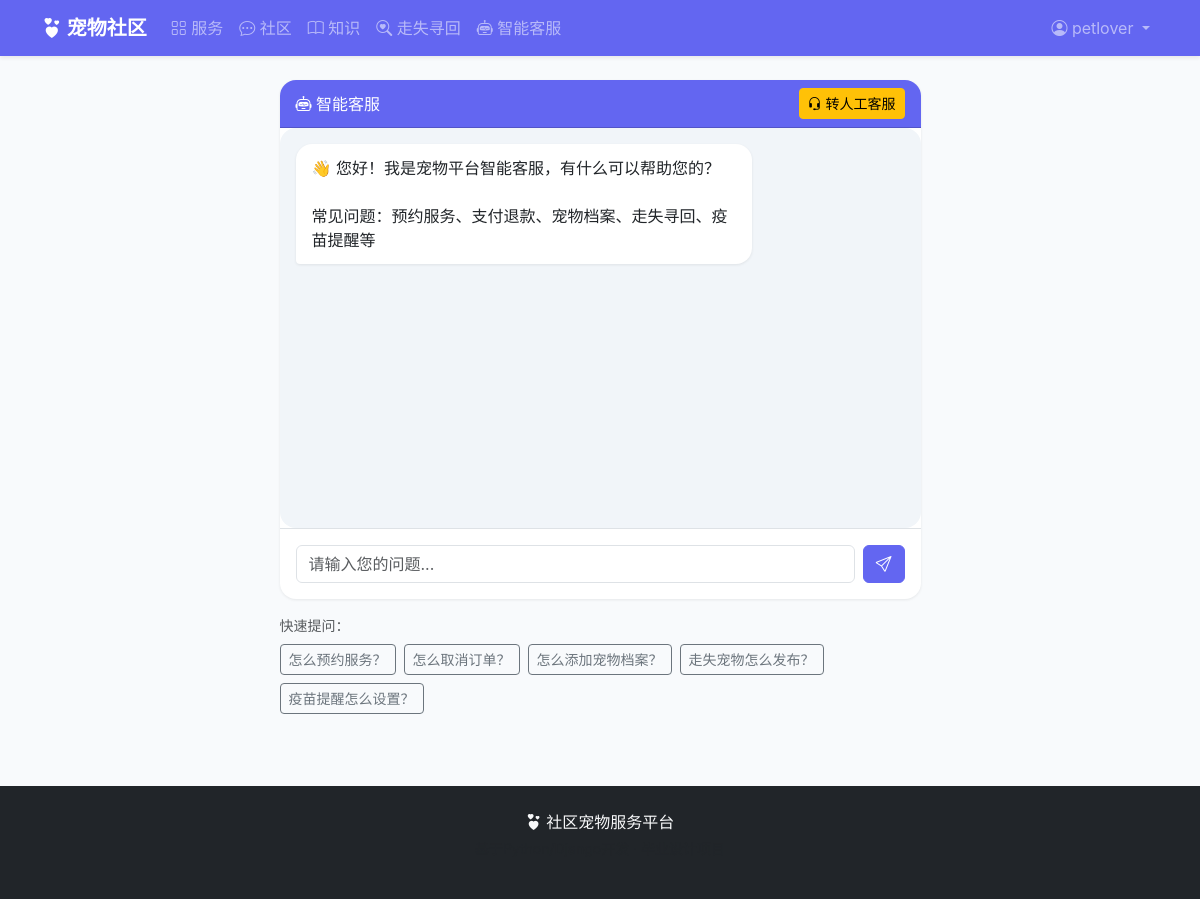
/chatbot/ (signed in), run on an earlier commit of the app's database.
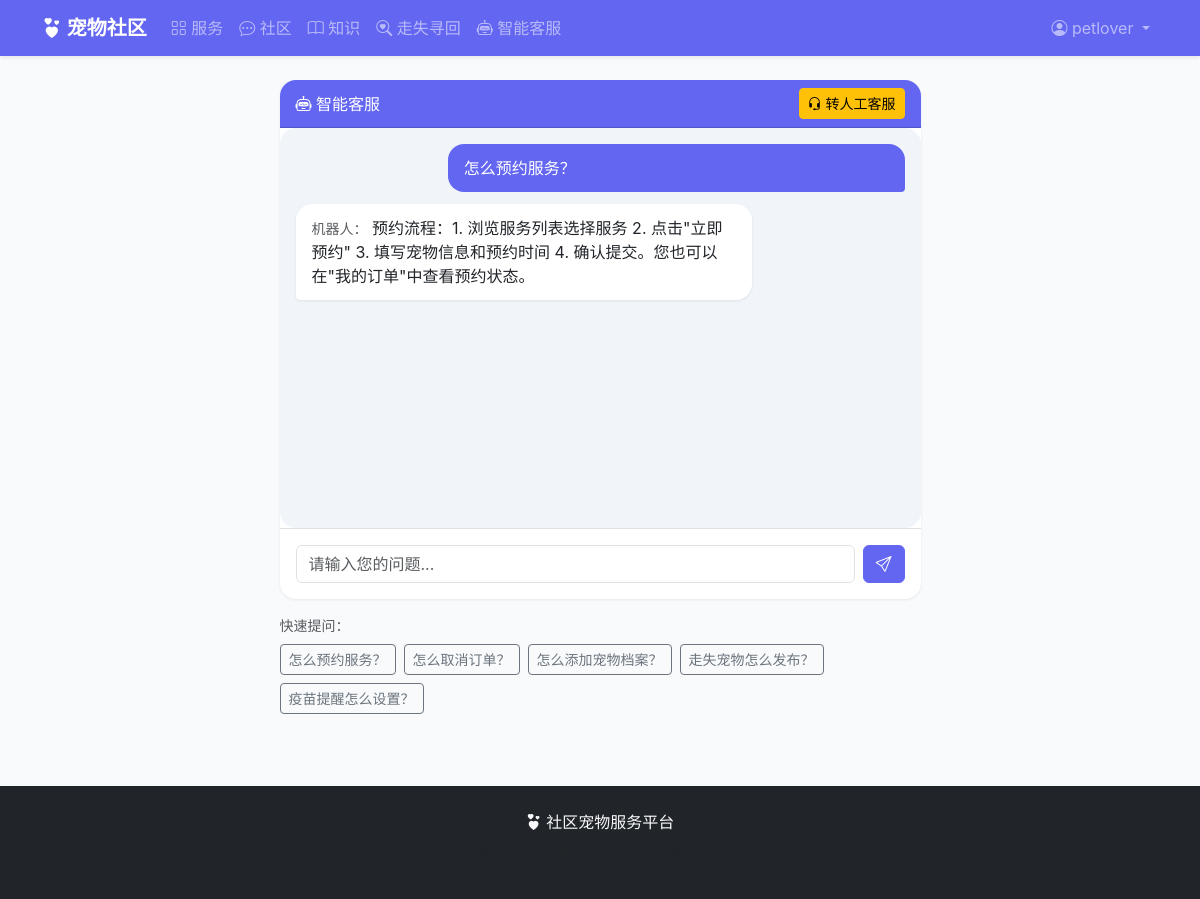
And on a later commit of the database.
### chatbot/models.py (models this page shows, shortened)
class ChatMessage(models.Model):
    ROLE_CHOICES = (
        ('user', '用户'),
        ('bot', '机器人'),
        ('agent', '人工客服'),
    )
    session_key = models.CharField('会话标识', max_length=64, db_index=True)
    user = models.ForeignKey(settings.AUTH_USER_MODEL, on_delete=models.CASCADE,
                             null=True, blank=True, related_name='chat_messages', verbose_name='用户')
    role = models.CharField('角色', max_length=10, choices=ROLE_CHOICES)
    content = models.TextField('内容')
    created_at = models.DateTimeField('发送时间', auto_now_add=True)
    class Meta:
        verbose_name = '对话记录'
        verbose_name_plural = '对话记录'
        ordering = ['created_at']

### chatbot/views.py (the view)
# urls.py: path('', views.chatbot_page, name='chat'),
def chatbot_page(request):
    session_key = _get_session_key(request)
    messages_qs = ChatMessage.objects.filter(session_key=session_key)
    if request.user.is_authenticated:
        messages_qs = ChatMessage.objects.filter(
            models.Q(session_key=session_key) | models.Q(user=request.user)
        )
    active_manual = None
    if request.user.is_authenticated:
        active_manual = ManualRequest.objects.filter(
            user=request.user, status='active'
        ).first()
    return render(request, 'chatbot/chat.html', {
        'chat_messages': messages_qs.order_by('created_at')[:100],
        'active_manual': active_manual,
    })

### accounts/models.py (called while the page is built)
    @property
    def is_provider(self):
        return self.role == 'provider'

    @property
    def is_admin_role(self):
        return self.role == 'admin'

### chatbot/views.py (called while the page is built)
def _get_session_key(request):
    if not request.session.session_key:
        request.session.create()
    return request.session.session_key

### templates/chatbot/chat.html (shortened to what this page needs)
{% extends 'base.html' %}
{% block content %}
<div class="row justify-content-center">
    <div class="col-md-7">
        <div class="card">
            <div class="card-header bg-primary text-white d-flex justify-content-between align-items-center">
                <span><i class="bi bi-robot"></i> 智能客服</span>
                {% if user.is_authenticated %}
                <form method="post" action="{% url 'chatbot:request_manual' %}" class="d-inline">
                    <button class="btn btn-sm btn-warning"><i class="bi bi-headset"></i> 转人工客服</button>
                </form>
                {% endif %}
            </div>
            <div class="card-body p-0">
                <div class="chat-messages" id="chatBox">
                    {% for msg in chat_messages %}
                    <div class="chat-msg {% if msg.role == 'user' %}user{% else %}bot{% endif %}">
                        {% if msg.role != 'user' %}<small class="text-muted">{% if msg.role == 'agent' %}人工客服{% else %}机器人{% endif %}：</small>{% endif %}
                        {{ msg.content }}
                    </div>
                    {% empty %}
                    <div class="chat-msg bot">
                        👋 您好！我是宠物平台智能客服，有什么可以帮助您的？
                        <br><br>常见问题：预约服务、支付退款、宠物档案、走失寻回、疫苗提醒等
                    </div>
                    {% endfor %}
                </div>
                <div class="p-3 border-top">
                    <form id="chatForm" class="d-flex gap-2">
                        <input type="text" id="msgInput" class="form-control" placeholder="请输入您的问题..." required>
                        <button type="submit" class="btn btn-primary"><i class="bi bi-send"></i></button>
                    </form>
                </div>
            </div>
        </div>
        <div class="mt-3">
            <p class="text-muted small mb-2">快速提问：</p>
            <div class="d-flex flex-wrap gap-2">
                <button class="btn btn-outline-secondary btn-sm quick-q">怎么预约服务？</button>
                <button class="btn btn-outline-secondary btn-sm quick-q">怎么取消订单？</button>
                <button class="btn btn-outline-secondary btn-sm quick-q">怎么添加宠物档案？</button>
                <button class="btn btn-outline-secondary btn-sm quick-q">走失宠物怎么发布？</button>
                <button class="btn btn-outline-secondary btn-sm quick-q">疫苗提醒怎么设置？</button>
            </div>
        </div>
    </div>
</div>
{% endblock %}

What changed in the data, as far as the page shows it:
added ChatMessage: content "怎么预约服务？", role "user" (drawn)
added ChatMessage: role "机器人", content "预约流程：1. 浏览服务列表选择服务 2. 点击\"立即预约\" 3. 填写宠物信息和预约时间 4. 确认提交。您也可以在\"我的订单\"中查看预约状态。"
Also different on the page:
text no longer shown: "👋 您好！我是宠物平台智能客服，有什么可以帮助您的？ 常见问题：预约服务、支付退款、宠物档案、走失寻回、疫苗提醒等"
